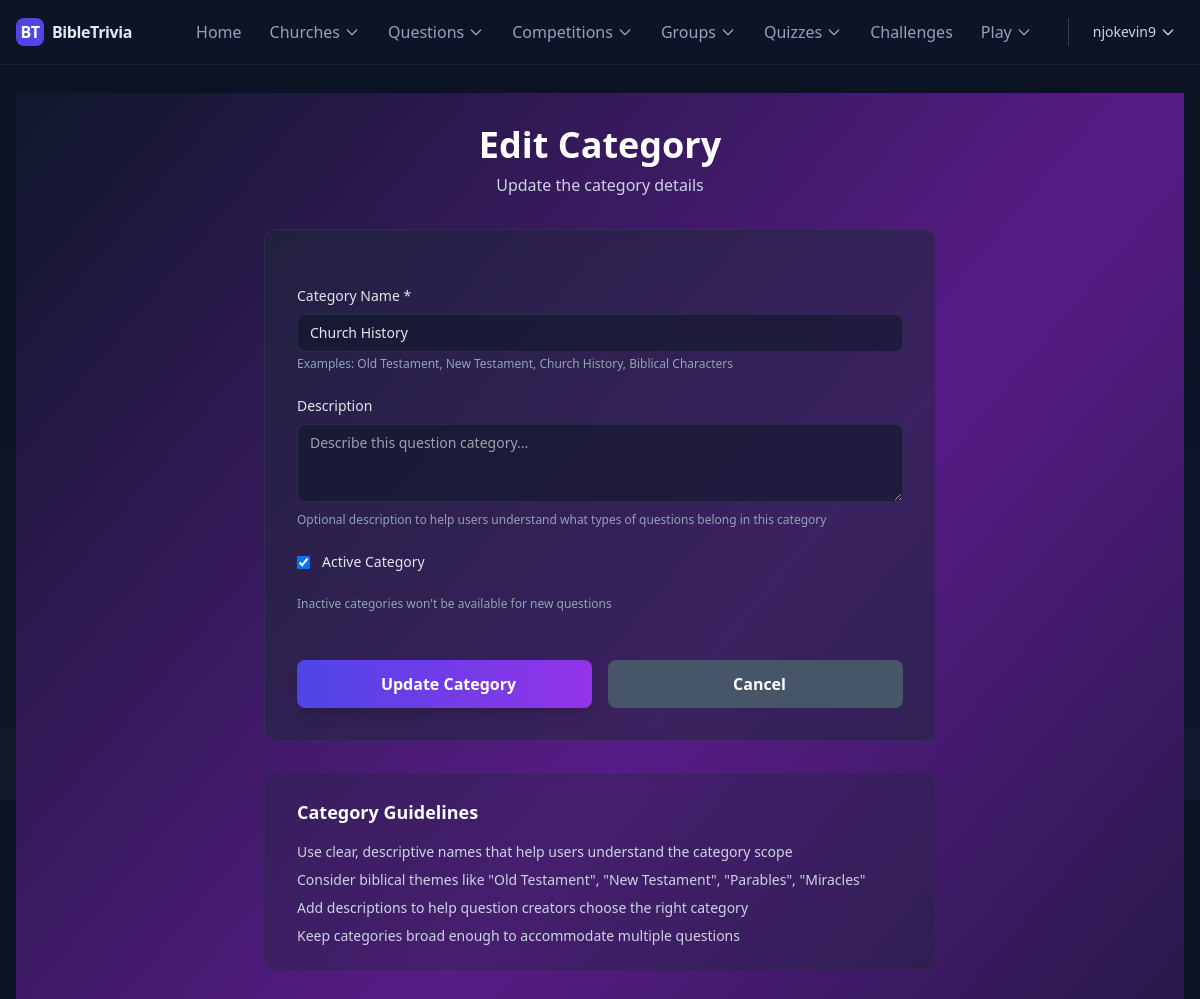
/categories/church-history/edit/ (signed in), run on the app's committed database.
### users/models.py (models this page shows, shortened)
class MyUser(AbstractUser):
    email = models.EmailField(_('email address'), max_length=50, unique=True)
    username = None
    ROLE_CHOICES = [
        ('Admin', 'Admin'),
        ('Supervisor', 'Supervisor'),
        ('Patron', 'Patron'),
        ('Member', 'Member'),
    ]
    role = models.CharField(
        _('Role'),
        max_length=20,
        choices=ROLE_CHOICES,
        default='Member',
        help_text=_('User role in the system')
    )
    USERNAME_FIELD = 'email'
    REQUIRED_FIELDS = []
    objects = MyUserManager()
    groups = models.ManyToManyField(
        'auth.Group',
        related_name='myuser_groups',  # Unique related_name
        blank=True,
        help_text=_('The groups this user belongs to. A user will get all permissions granted to each of their groups.')
    )
    user_permissions = models.ManyToManyField(
        'auth.Permission',
        related_name='myuser_permissions',  # Unique related_name
        blank=True,
        help_text=_('Specific permissions for this user.')
    )

### home/models.py (models this page shows, shortened)
class TimeStampedModel(models.Model):
    created_at = models.DateTimeField(auto_now_add=True)
    updated_at = models.DateTimeField(auto_now=True)
    class Meta:
        abstract = True

class QuestionCategory(TimeStampedModel):
    category_choices = [
        ('Old Testament', 'Old Testament'),
        ('New Testament', 'New Testament'),
        ('Church History', 'Church History'),
        ('General Knowledge', 'General Knowledge'),
        ('Other', 'Other'),
    ]
    name = models.CharField(max_length=100, unique=True, choices=category_choices)
    slug = models.SlugField(max_length=120, unique=True, blank=True)
    description = models.TextField(blank=True)
    is_active = models.BooleanField(default=True)
    class Meta:
        verbose_name = "Question Category"
        verbose_name_plural = "Question Categories"
        ordering = ['name']
        indexes = [
            models.Index(fields=["slug"]),
            models.Index(fields=["is_active"]),
        ]

### home/views.py (the view, shortened to what this page needs)
# urls.py: path('categories/<slug:slug>/edit/', QuestionCategoryUpdateView.as_view(), name='category_update'),
class QuestionCategoryUpdateView(LoginRequiredMixin, UserPassesTestMixin, UpdateView):
    model = QuestionCategory
    form_class = QuestionCategoryForm
    template_name = 'home/category_form.html'
    success_url = reverse_lazy('category_list')
    slug_field = 'slug'
    slug_url_kwarg = 'slug'
    def test_func(self):
        return self.request.user.is_staff

### home/forms.py
class QuestionCategoryForm(forms.ModelForm):
    class Meta:
        model = QuestionCategory
        fields = ['name', 'description', 'is_active']
        widgets = {
            'name': forms.TextInput(attrs={
                'class': 'w-full rounded-lg bg-slate-900/60 border border-slate-700/50 px-3 py-2 text-sm text-slate-200',
                'placeholder': 'Category name (e.g., Old Testament, New Testament)'
            }),
            'description': forms.Textarea(attrs={
                'class': 'w-full rounded-lg bg-slate-900/60 border border-slate-700/50 px-3 py-2 text-sm text-slate-200',
                'placeholder': 'Describe this question category...',
                'rows': 3
            }),
            'is_active': forms.CheckboxInput(attrs={
                'class': 'rounded border-slate-700/50 bg-slate-900/60 text-indigo-600'
            }),
        }

### home/templatetags/user_extras.py (called while the page is built)
@register.filter
def display_name(user):
    try:
        profile = getattr(user, 'profile', None)
        if profile:
            parts = [p for p in [profile.first_name, profile.last_name] if p]
            if parts:
                return " ".join(parts)
            if profile.surname:
                return profile.surname
    except Exception:
        pass
    email = getattr(user, 'email', '') or ''
    if '@' in email:
        return email.split('@', 1)[0]
    return email or 'User'

### home/templates/home/category_form.html (shortened to what this page needs)
{% extends 'base.html' %}
{% load static %}
{% block content %}
<div class="min-h-screen bg-gradient-to-br from-slate-900 via-purple-900 to-slate-900">
    <div class="container mx-auto px-4 py-8">
        <div class="max-w-2xl mx-auto">
            <div class="text-center mb-8">
                <h1 class="text-4xl font-bold text-white mb-2">
                    {% if object %}Edit Category{% else %}Create New Category{% endif %}
                </h1>
                <p class="text-slate-300">
                    {% if object %}Update the category details{% else %}Add a new question category{% endif %}
                </p>
            </div>
            <div class="bg-slate-800/50 backdrop-blur-sm rounded-xl p-8 border border-slate-700/50">
                <form method="post" class="space-y-6">
                    <div>
                        <label for="{{ form.name.id_for_label }}" class="block text-sm font-medium text-slate-200 mb-2">
                            Category Name *
                        </label>
                        {{ form.name }}
                        <p class="mt-1 text-xs text-slate-400">
                            Examples: Old Testament, New Testament, Church History, Biblical Characters
                        </p>
                    </div>
                    <div>
                        <label for="{{ form.description.id_for_label }}" class="block text-sm font-medium text-slate-200 mb-2">
                            Description
                        </label>
                        {{ form.description }}
                        <p class="mt-1 text-xs text-slate-400">
                            Optional description to help users understand what types of questions belong in this category
                        </p>
                    </div>
                    <div class="flex items-center space-x-3">
                        {{ form.is_active }}
                        <label for="{{ form.is_active.id_for_label }}" class="text-sm font-medium text-slate-200">
                            Active Category
                        </label>
                    </div>
                    <p class="text-xs text-slate-400 -mt-2">
                        Inactive categories won't be available for new questions
                    </p>
                    <div class="flex flex-col sm:flex-row gap-4 pt-6">
                        <button type="submit"
                                class="flex-1 bg-gradient-to-r from-indigo-600 to-purple-600 hover:from-indigo-700 hover:to-purple-700 text-white px-6 py-3 rounded-lg font-semibold transition-all duration-200 shadow-lg hover:shadow-xl">
                            {% if object %}Update Category{% else %}Create Category{% endif %}
                        </button>
                        <a href="{% url 'category_list' %}"
                           class="flex-1 bg-slate-600 hover:bg-slate-700 text-white px-6 py-3 rounded-lg font-semibold transition-colors text-center">
                            Cancel
                        </a>
                    </div>
                </form>
            </div>
            <div class="mt-8 bg-slate-800/30 backdrop-blur-sm rounded-xl p-6 border border-slate-700/30">
                <h3 class="text-lg font-semibold text-white mb-4">
                    Category Guidelines
                </h3>
                <ul class="space-y-2 text-slate-300 text-sm">
                    <li class="flex items-start">
                        Use clear, descriptive names that help users understand the category scope
                    </li>
                    <li class="flex items-start">
                        Consider biblical themes like "Old Testament", "New Testament", "Parables", "Miracles"
                    </li>
                    <li class="flex items-start">
                        Add descriptions to help question creators choose the right category
                    </li>
                    <li class="flex items-start">
                        Keep categories broad enough to accommodate multiple questions
                    </li>
                </ul>
            </div>
        </div>
    </div>
</div>
{% endblock %}

### home/templates/base.html (shortened to what this page needs)
<!DOCTYPE html>
<html lang="en">
<head>
    <script src="https://cdn.tailwindcss.com"></script>
    {% load static %}
    {% load user_extras %}
</head>
<body class="min-h-screen text-slate-200 bg-gradient-to-b from-[#0b1224] to-slate-900">
    <header class="sticky top-0 z-50 backdrop-blur bg-slate-900/60 border-b border-slate-700/30">
        <div class="max-w-screen-2xl mx-auto px-4 flex items-center justify-between h-16">
            <a class="inline-flex items-center gap-2 font-bold tracking-tight" href="/">
                <span class="brand-badge bg-indigo-600 text-white">BT</span>
                <span>BibleTrivia</span>
            </a>
            <nav class="hidden sm:flex items-center gap-3">
                <a class="text-slate-400 hover:text-slate-100 px-2 py-1 rounded-md" href="/">Home</a>
                <div class="relative group">
                    <button class="text-slate-400 hover:text-slate-100 px-2 py-1 rounded-md flex items-center gap-1">
                        Churches <svg class="w-4 h-4" fill="none" stroke="currentColor" viewBox="0 0 24 24"><path stroke-linecap="round" stroke-linejoin="round" stroke-width="2" d="M19 9l-7 7-7-7"></path></svg>
                    </button>
                </div>
                <div class="relative group">
                    <button class="text-slate-400 hover:text-slate-100 px-2 py-1 rounded-md flex items-center gap-1">
                        Questions <svg class="w-4 h-4" fill="none" stroke="currentColor" viewBox="0 0 24 24"><path stroke-linecap="round" stroke-linejoin="round" stroke-width="2" d="M19 9l-7 7-7-7"></path></svg>
                    </button>
                </div>
                <div class="relative group">
                    <button class="text-slate-400 hover:text-slate-100 px-2 py-1 rounded-md flex items-center gap-1">
                        Competitions <svg class="w-4 h-4" fill="none" stroke="currentColor" viewBox="0 0 24 24"><path stroke-linecap="round" stroke-linejoin="round" stroke-width="2" d="M19 9l-7 7-7-7"></path></svg>
                    </button>
                </div>
                <div class="relative group">
                    <button class="text-slate-400 hover:text-slate-100 px-2 py-1 rounded-md flex items-center gap-1">
                        Groups <svg class="w-4 h-4" fill="none" stroke="currentColor" viewBox="0 0 24 24"><path stroke-linecap="round" stroke-linejoin="round" stroke-width="2" d="M19 9l-7 7-7-7"></path></svg>
                    </button>
                </div>
                <div class="relative group">
                    <button class="text-slate-400 hover:text-slate-100 px-2 py-1 rounded-md flex items-center gap-1">
                        Quizzes <svg class="w-4 h-4" fill="none" stroke="currentColor" viewBox="0 0 24 24"><path stroke-linecap="round" stroke-linejoin="round" stroke-width="2" d="M19 9l-7 7-7-7"></path></svg>
                    </button>
                </div>
                <a class="text-slate-400 hover:text-slate-100 px-2 py-1 rounded-md" href="{% url 'challenge_list' %}">Challenges</a>
                <div class="relative group">
                    <button class="text-slate-400 hover:text-slate-100 px-2 py-1 rounded-md flex items-center gap-1">
                        Play <svg class="w-4 h-4" fill="none" stroke="currentColor" viewBox="0 0 24 24"><path stroke-linecap="round" stroke-linejoin="round" stroke-width="2" d="M19 9l-7 7-7-7"></path></svg>
                    </button>
                </div>
                {% if user.is_authenticated %}
                    <div class="relative group ml-4 pl-4 border-l border-slate-700">
                        <button class="text-slate-300 text-sm flex items-center gap-1 px-2 py-1 rounded-md hover:bg-slate-800">
                            {{ user|display_name }} <svg class="w-4 h-4" fill="none" stroke="currentColor" viewBox="0 0 24 24"><path stroke-linecap="round" stroke-linejoin="round" stroke-width="2" d="M19 9l-7 7-7-7"></path></svg>
                        </button>
                    </div>
                {% endif %}
            </nav>
        </div>
    </header>
    <main class="max-w-screen-2xl mx-auto px-4 py-7">
        {% block content %}{% endblock %}
    </main>
</body>
</html>

### home/templates/base.html (style rules this page uses)
.brand-badge { width: 28px; height: 28px; display: inline-grid; place-items: center; border-radius: 8px; font-weight: 800; }

### data on the page
MyUser: id+email "njokevin9"
QuestionCategory: name "Church History", is_active "☑"
